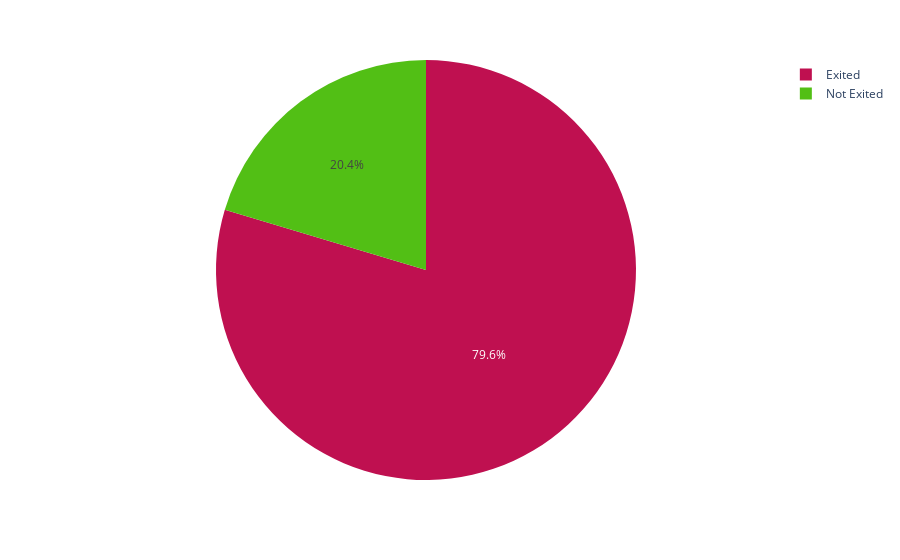

The notebook cell this image was saved under:
### Code cell
labels = ['Exited', 'Not Exited']
colors = ['#BF1050', '#52BF15']
fig = px.pie(df, values=df["Exited"].value_counts(), names=labels, color_discrete_sequence=colors)
fig.show()

### Figure 1 — Plotly figure (JSON) as saved in the notebook; plotly's stock layout.template omitted (floating-point values rounded to 4 significant figures)
{"data": [{"domain": {"x": [0, 1], "y": [0, 1]}, "hovertemplate": "label=%{label}<br>value=%{value}<extra></extra>", "labels": ["Exited", "Not Exited"], "legendgroup": "", "name": "", "showlegend": true, "type": "pie", "values": [7963, 2037]}], "layout": {"legend": {"tracegroupgap": 0}, "margin": {"t": 60}, "piecolorway": ["#BF1050", "#52BF15"]}}
